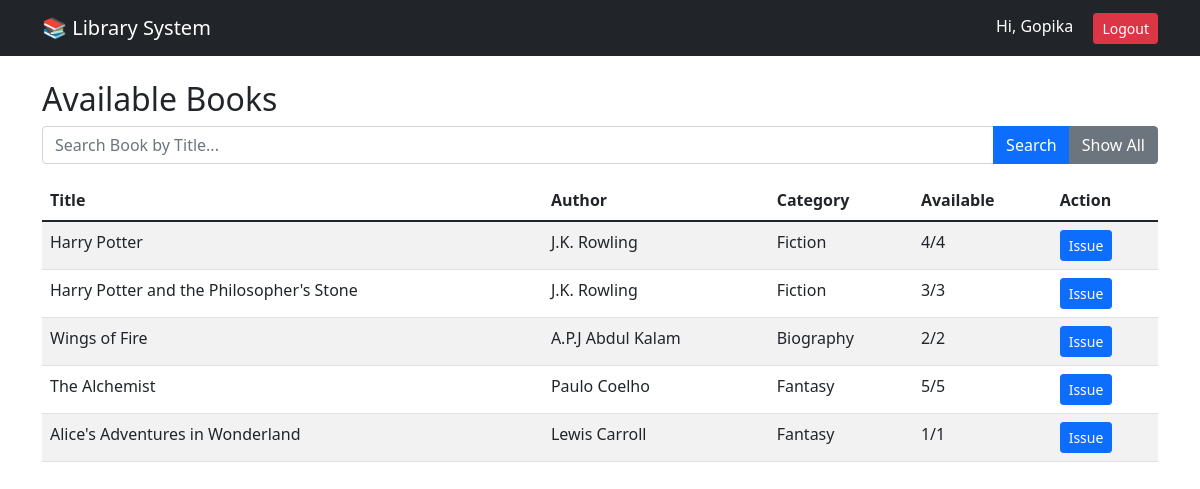
/books (signed in), run on the app's committed database.
### app.py (models this page shows)
class User(UserMixin, db.Model):
    id = db.Column(db.Integer, primary_key=True)
    name = db.Column(db.String(100), nullable=False)
    email = db.Column(db.String(120), unique=True, nullable=False)
    password = db.Column(db.String(200), nullable=False)
    role = db.Column(db.String(20), default='student')

class Book(db.Model):
    id = db.Column(db.Integer, primary_key=True)
    title = db.Column(db.String(200), nullable=False)
    author = db.Column(db.String(100), nullable=False)
    isbn = db.Column(db.String(20), unique=True)
    category = db.Column(db.String(50))
    total_copies = db.Column(db.Integer, default=1)
    available_copies = db.Column(db.Integer, default=1)

### app.py (the view)
@app.route('/books', methods=['GET', 'POST'])
@login_required
def view_books():
    search = request.args.get('search')  # 👈 ഇത് Add ചെയ്യൂ
    if search:
        books = Book.query.filter(Book.title.contains(search)).all()  # 👈 Search Query
    else:
        books = Book.query.all()
    return render_template('books.html', books=books)

### app.py (called while the page is built)
@login_manager.user_loader
def load_user(user_id):
    return User.query.get(int(user_id))

### templates/books.html
{% extends "base.html" %}
{% block content %}
<h2>Available Books</h2>
<form method="GET" action="/books" class="mb-3">
    <div class="input-group">
        <input type="text" name="search" class="form-control" placeholder="Search Book by Title...">
        <button class="btn btn-primary" type="submit">Search</button>
        <a href="/books" class="btn btn-secondary">Show All</a>
    </div>
</form>
<table class="table table-striped">
    <thead>
        <tr>
            <th>Title</th>
            <th>Author</th>
            <th>Category</th>
            <th>Available</th>
            <th>Action</th>
        </tr>
    </thead>
    <tbody>
        {% for book in books %}
        <tr>
            <td>{{ book.title }}</td>
            <td>{{ book.author }}</td>
            <td>{{ book.category }}</td>
            <td>{{ book.available_copies }}/{{ book.total_copies }}</td>
            <td>
                {% if current_user.role == 'admin' %}
    <a href="{{ url_for('edit_book', book_id=book.id) }}" class="btn btn-sm btn-warning">Edit</a>
    <a href="{{ url_for('delete_book', book_id=book.id) }}" onclick="return confirm('Are you sure you want to delete this book?')" class="btn btn-sm btn-danger">Delete</a>
{% else %}
    {% if book.available_copies > 0 %}
        <a href="/issue_book/{{ book.id }}" class="btn btn-sm btn-primary">Issue</a>
    {% else %}
        <span class="badge bg-danger">Out of Stock</span>
    {% endif %}
{% endif %}
            </td>
        </tr>
        {% else %}
        <tr><td colspan="5">No books added yet!</td></tr>
        {% endfor %}
    </tbody>
</table>
{% endblock %}

### templates/base.html (shortened to what this page needs)
<!DOCTYPE html>
<html>
<head>
    <link href="https://cdn.jsdelivr.net/npm/bootstrap@5.1.3/dist/css/bootstrap.min.css" rel="stylesheet">
</head>
<body>
    <nav class="navbar navbar-dark bg-dark">
        <div class="container">
            <a class="navbar-brand" href="/">📚 Library System</a>
            <div>
                {% if current_user.is_authenticated %}
                    <span class="text-white me-3">Hi, {{ current_user.name }}</span>
                    <a class="btn btn-danger btn-sm" href="/logout">Logout</a>
                {% else %}
                    <a class="btn btn-primary btn-sm" href="/login">Login</a>
                {% endif %}
            </div>
        </div>
    </nav>
    <div class="container mt-4">
        {% block content %}{% endblock %}
    </div>
</body>
</html>

### data on the page
User: name "Gopika"
Book: title "Harry Potter", author "J.K. Rowling", category "Fiction", available_copies "4", total_copies "4"
Book: title "Harry Potter and the Philosopher's Stone", author "J.K. Rowling", category "Fiction", available_copies "3", total_copies "3"
Book: title "Wings of Fire", author "A.P.J Abdul Kalam", category "Biography", available_copies "2", total_copies "2"
Book: title "The Alchemist", author "Paulo Coelho", category "Fantasy", available_copies "5", total_copies "5"
Book: title "Alice's Adventures in Wonderland", author "Lewis Carroll", category "Fantasy", available_copies "1", total_copies "1"
